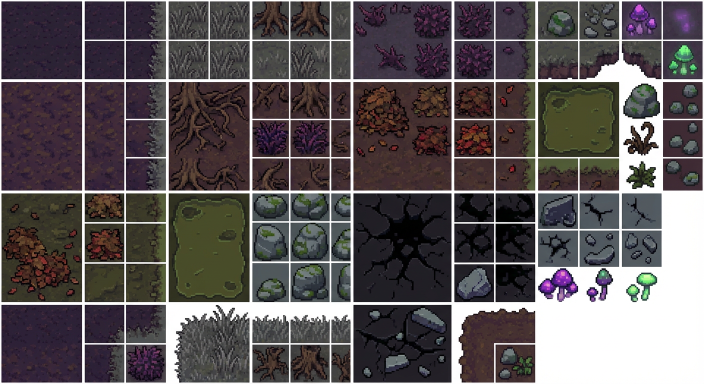
#> input picture art/runtime/environment/source/forest_tiles_sheet_v1.png, 1408 x 768 px (shown at 1/2 size)
$ python extract_forest_tiles.py
#> lines starting #> are read from the running program, lines starting #| are printed output that depends on the picture
from __future__ import annotations

import json
from pathlib import Path
from collections import deque

from PIL import Image, ImageDraw, ImageFont


ROOT = Path(__file__).resolve().parents[1]
SOURCE_PATH = ROOT / "art" / "runtime" / "environment" / "source" / "forest_tiles_sheet_v1.png"
MANIFEST_PATH = ROOT / "art" / "runtime" / "environment" / "environment_tiles_manifest.json"
PREVIEW_PATH = ROOT / "art" / "runtime" / "validation" / "forest_tiles_preview.png"

WHITE_THRESHOLD = 248
PREVIEW_COLUMNS = 4
PREVIEW_CELL = (244, 228)

SPECS = [
    {
        "name": "forest_floor_dusk_a",
        "category": "floor",
        "box": [2, 2, 163, 157],
        "inset": 1,
        "tileable_edge_band": 6,
        "transparent_bg": False,
        "trim": False,
        "usage": "base floor",
    },
    {
        "name": "forest_floor_dusk_b",
        "category": "floor",
        "box": [2, 163, 163, 219],
        "transparent_bg": False,
        "trim": False,
        "usage": "base floor",
    },
    {
        "name": "forest_patch_root_stumps_mix",
        "category": "patch",
        "box": [503, 2, 163, 157],
        "transparent_bg": False,
        "trim": False,
        "usage": "floor patch",
    },
    {
        "name": "forest_floor_twilight_a",
        "category": "floor",
        "box": [2, 609, 163, 157],
        "transparent_bg": False,
        "trim": False,
        "usage": "base floor",
    },
    {
        "name": "forest_patch_grass_dry_large",
        "category": "patch",
        "box": [335, 2, 163, 157],
        "transparent_bg": False,
        "trim": False,
        "usage": "floor patch",
    },
    {
        "name": "forest_patch_roots_large",
        "category": "patch",
        "box": [335, 163, 163, 219],
        "transparent_bg": False,
        "trim": False,
        "usage": "floor patch",
    },
    {
        "name": "forest_patch_leaf_rust_large",
        "category": "patch",
        "box": [707, 163, 198, 219],
        "transparent_bg": False,
        "trim": False,
        "usage": "floor patch",
    },
    {
        "name": "forest_patch_leaf_rust_dense",
        "category": "patch",
        "box": [2, 383, 163, 219],
        "transparent_bg": False,
        "trim": False,
        "usage": "floor patch",
    },
    {
        "name": "forest_patch_stone_crack_large",
        "category": "patch",
        "box": [707, 383, 198, 219],
        "transparent_bg": False,
        "trim": False,
        "usage": "floor patch",
    },
    {
        "name": "forest_decor_rock_moss_small",
        "category": "decor",
        "box": [1246, 167, 75, 71],
        "transparent_bg": True,
        "trim": True,
        "bg_tolerance": 18,
        "usage": "decor",
    },
    {
        "name": "forest_decor_shroom_purple_cluster",
        "category": "decor",
        "box": [1076, 535, 81, 69],
        "transparent_bg": True,
        "trim": True,
        "bg_tolerance": 18,
        "usage": "decor",
    },
    {
        "name": "forest_decor_branch_dead_small",
        "category": "decor",
        "box": [1246, 243, 72, 68],
        "transparent_bg": True,
        "trim": True,
        "bg_tolerance": 18,
        "usage": "decor",
    },
    {
        "name": "forest_decor_shrub_green_small",
        "category": "decor",
        "box": [1250, 322, 62, 57],
        "transparent_bg": True,
        "trim": True,
        "bg_tolerance": 22,
        "usage": "decor",
    },
]


def _key_white_background(image: Image.Image) -> Image.Image:
    rgba = image.convert("RGBA")
    pixels = list(rgba.getdata())
    processed = []
    for red, green, blue, alpha in pixels:
        if red >= WHITE_THRESHOLD and green >= WHITE_THRESHOLD and blue >= WHITE_THRESHOLD:
            processed.append((red, green, blue, 0))
        else:
            processed.append((red, green, blue, alpha))
    rgba.putdata(processed)
    return rgba


def _color_distance(a: tuple[int, int, int, int], b: tuple[int, int, int, int]) -> int:
    return abs(a[0] - b[0]) + abs(a[1] - b[1]) + abs(a[2] - b[2])


def _remove_corner_background(image: Image.Image, tolerance: int) -> Image.Image:
    rgba = image.convert("RGBA")
    width, height = rgba.size
    pixels = rgba.load()
    visited: set[tuple[int, int]] = set()
    seeds = [
        (0, 0),
        (width - 1, 0),
        (0, height - 1),
        (width - 1, height - 1),
    ]

    for seed_x, seed_y in seeds:
        seed_color = pixels[seed_x, seed_y]
        if seed_color[3] == 0:
            continue
        queue: deque[tuple[int, int]] = deque([(seed_x, seed_y)])
        while queue:
            x, y = queue.popleft()
            if (x, y) in visited:
                continue
            visited.add((x, y))
            color = pixels[x, y]
            if color[3] == 0 or _color_distance(color, seed_color) > tolerance:
                continue
            pixels[x, y] = (color[0], color[1], color[2], 0)
            for nx, ny in ((x + 1, y), (x - 1, y), (x, y + 1), (x, y - 1)):
                if 0 <= nx < width and 0 <= ny < height and (nx, ny) not in visited:
                    queue.append((nx, ny))

    return rgba


def _make_tileable_edges(image: Image.Image, band: int) -> Image.Image:
    rgba = image.convert("RGBA")
    pixels = rgba.load()
    width, height = rgba.size
    edge_band = min(band, width // 2, height // 2)
    if edge_band <= 0:
        return rgba

    for offset in range(edge_band):
        opposite_x = width - 1 - offset
        for y in range(height):
            left = pixels[offset, y]
            right = pixels[opposite_x, y]
            averaged = (
                (left[0] + right[0]) // 2,
                (left[1] + right[1]) // 2,
                (left[2] + right[2]) // 2,
                (left[3] + right[3]) // 2,
            )
            pixels[offset, y] = averaged
            pixels[opposite_x, y] = averaged

    for offset in range(edge_band):
        opposite_y = height - 1 - offset
        for x in range(width):
            top = pixels[x, offset]
            bottom = pixels[x, opposite_y]
            averaged = (
                (top[0] + bottom[0]) // 2,
                (top[1] + bottom[1]) // 2,
                (top[2] + bottom[2]) // 2,
                (top[3] + bottom[3]) // 2,
            )
            pixels[x, offset] = averaged
            pixels[x, opposite_y] = averaged

    return rgba


def _extract_asset(source: Image.Image, spec: dict) -> tuple[Image.Image, dict]:
    x, y, width, height = spec["box"]
    region = source.crop((x, y, x + width, y + height)).convert("RGBA")
    inset: int = int(spec.get("inset", 0))
    if inset > 0 and region.width > inset * 2 and region.height > inset * 2:
        region = region.crop((inset, inset, region.width - inset, region.height - inset))
    tileable_edge_band: int = int(spec.get("tileable_edge_band", 0))
    if tileable_edge_band > 0:
        region = _make_tileable_edges(region, tileable_edge_band)
    if spec["transparent_bg"]:
        region = _key_white_background(region)
        region = _remove_corner_background(region, spec.get("bg_tolerance", 18))
    if spec["trim"]:
        bbox = region.getbbox()
        if bbox is not None:
            region = region.crop(bbox)

    output_dir = ROOT / "art" / "runtime" / "environment" / "tiles" / spec["category"]
    output_dir.mkdir(parents=True, exist_ok=True)
    output_path = output_dir / f"{spec['name']}.png"
    region.save(output_path)

    manifest_entry = {
        "name": spec["name"],
        "category": spec["category"],
        "usage": spec["usage"],
        "source": str(SOURCE_PATH.relative_to(ROOT)).replace("\\", "/"),
        "source_rect": spec["box"],
        "inset": inset,
        "path": str(output_path.relative_to(ROOT)).replace("\\", "/"),
        "size": [region.width, region.height],
        "transparent_bg": spec["transparent_bg"],
        "trimmed": spec["trim"],
    }
    return region, manifest_entry


def _clear_generated_outputs() -> None:
    tiles_root = ROOT / "art" / "runtime" / "environment" / "tiles"
    for category in ("floor", "patch", "decor"):
        category_dir = tiles_root / category
        category_dir.mkdir(parents=True, exist_ok=True)
        for pattern in ("*.png", "*.png.import"):
            for file_path in category_dir.glob(pattern):
                file_path.unlink()


def _build_preview(entries: list[dict], images: dict[str, Image.Image]) -> None:
    PREVIEW_PATH.parent.mkdir(parents=True, exist_ok=True)
    rows = (len(entries) + PREVIEW_COLUMNS - 1) // PREVIEW_COLUMNS
    canvas = Image.new(
        "RGBA",
        (PREVIEW_COLUMNS * PREVIEW_CELL[0], rows * PREVIEW_CELL[1]),
        (18, 22, 28, 255),
    )
    draw = ImageDraw.Draw(canvas)
    font = ImageFont.load_default()

    for index, entry in enumerate(entries):
        image = images[entry["name"]]
        row = index // PREVIEW_COLUMNS
        column = index % PREVIEW_COLUMNS
        left = column * PREVIEW_CELL[0]
        top = row * PREVIEW_CELL[1]
        draw.rounded_rectangle(
            (left + 8, top + 8, left + PREVIEW_CELL[0] - 8, top + PREVIEW_CELL[1] - 8),
            radius=12,
            fill=(30, 36, 44, 255),
            outline=(76, 94, 110, 255),
            width=2,
        )
        checker_left = left + 18
        checker_top = top + 18
        checker_right = left + PREVIEW_CELL[0] - 18
        checker_bottom = top + PREVIEW_CELL[1] - 58
        _draw_checkerboard(draw, checker_left, checker_top, checker_right, checker_bottom)
        paste_x = checker_left + (checker_right - checker_left - image.width) // 2
        paste_y = checker_top + (checker_bottom - checker_top - image.height) // 2
        canvas.alpha_composite(image, (paste_x, paste_y))
        label = f"{entry['name']}\n{entry['category']}  {entry['size'][0]}x{entry['size'][1]}"
        draw.multiline_text(
            (left + 18, top + PREVIEW_CELL[1] - 48),
            label,
            font=font,
            fill=(220, 230, 236, 255),
            spacing=2,
        )

    canvas.save(PREVIEW_PATH)


def _draw_checkerboard(draw: ImageDraw.ImageDraw, left: int, top: int, right: int, bottom: int) -> None:
    square = 12
    colors = [(52, 58, 66, 255), (66, 74, 84, 255)]
    for y in range(top, bottom, square):
        for x in range(left, right, square):
            color_index = ((x - left) // square + (y - top) // square) % 2
            draw.rectangle((x, y, min(x + square, right), min(y + square, bottom)), fill=colors[color_index])


def main() -> None:
    if not SOURCE_PATH.exists():
        raise FileNotFoundError(f"Missing source sheet: {SOURCE_PATH}")

    source = Image.open(SOURCE_PATH).convert("RGBA")
    _clear_generated_outputs()
    entries = []
    images: dict[str, Image.Image] = {}
    for spec in SPECS:
        image, entry = _extract_asset(source, spec)
        entries.append(entry)
        images[entry["name"]] = image
#> this loop made 13 passes
#> bbox in _extract_asset on passes 10 to 13: (0, 0, 75, 71), (0, 0, 81, 69), (0, 0, 72, 68), (0, 0, 62, 57)
#> pass 1, in _extract_asset, `region = source.crop((x, y, x + width, y + height)).convert("RGBA")`:
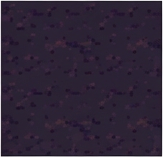
#> region: PIL image 163x157 RGBA; mean R, G, B, A 47.6, 37.3, 55.6, 255
#> pass 1, in _extract_asset, `region = region.crop((inset, inset, region.width - inset, region.heigh..`:
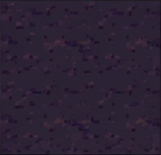
#> region: PIL image 161x155 RGBA; mean R, G, B, A 43.6, 33.1, 51.6, 255
#> pass 2, in _extract_asset (call 2), `region = source.crop((x, y, x + width, y + height)).convert("RGBA")`:
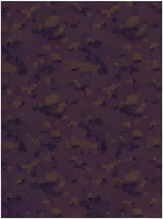
#> region: PIL image 163x219 RGBA; mean R, G, B, A 64.2, 44.3, 58.6, 255
#> after the loop, entries = 13 items; images = 13 items

    MANIFEST_PATH.write_text(json.dumps({"assets": entries}, indent=2), encoding="utf-8")
    _build_preview(entries, images)
#> in _build_preview, `rows = (len(entries) + PREVIEW_COLUMNS - 1) // PREVIEW_COLUMNS`: rows = 4
#> in _build_preview, `canvas = Image.new( "RGBA", (PREVIEW_COLUMNS * PREVIEW_CELL[0], rows *..`:
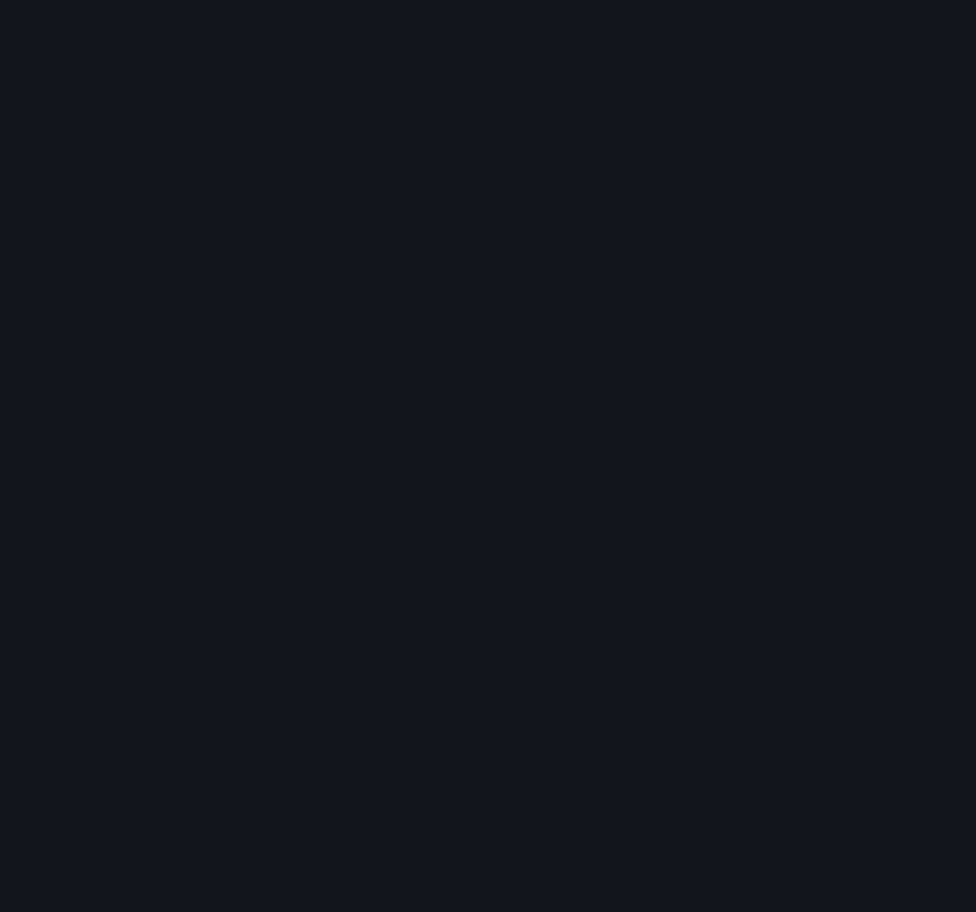
#> canvas: PIL image 976x912 RGBA; mean R, G, B, A 18, 22, 28, 255
#> the loop in _build_preview, `for index, entry in enumerate(entries):` made 13 passes
#> (row, column, left, top, checker_left, checker_top, checker_right, checker_bottom) on passes 1 to 12: (0, 0, 0, 0, 18, 18, 226, 170), (0, 1, 244, 0, 262, 18, 470, 170), (0, 2, 488, 0, 506, 18, 714, 170), (0, 3, 732, 0, 750, 18, 958, 170), (1, 0, 0, 228, 18, 246, 226, 398), (1, 1, 244, 228, 262, 246, 470, 398), (1, 2, 488, 228, 506, 246, 714, 398), (1, 3, 732, 228, 750, 246, 958, 398), (2, 0, 0, 456, 18, 474, 226, 626), (2, 1, 244, 456, 262, 474, 470, 626), (2, 2, 488, 456, 506, 474, 714, 626), (2, 3, 732, 456, 750, 474, 958, 626)
#> pass 3, in _build_preview, `image = images[entry["name"]]`:
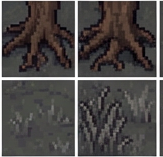
#> image: PIL image 163x157 RGBA; mean R, G, B, A 78.8, 74.8, 73.8, 255
#> after the loop in _build_preview, `for index, entry in enumerate(entries):`:
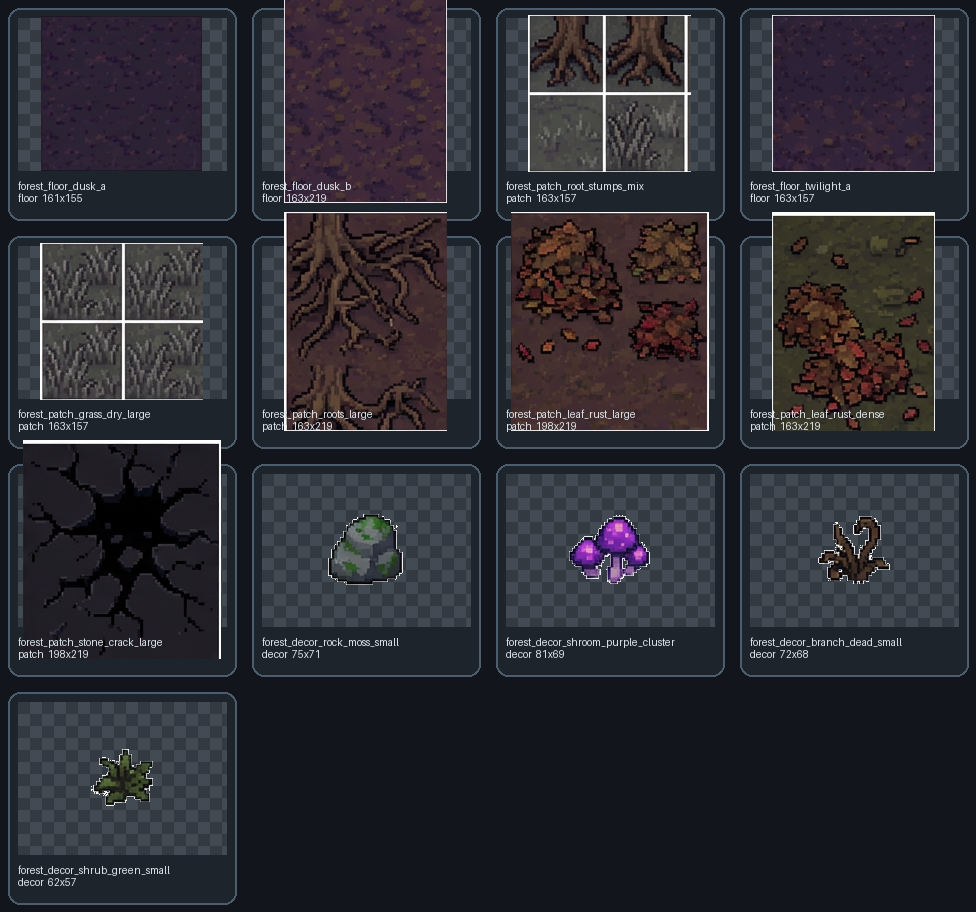
#> canvas: PIL image 976x912 RGBA; mean R, G, B, A 44.6, 44.6, 51.2, 255
#> after the loop in _build_preview, `for index, entry in enumerate(entries):`:
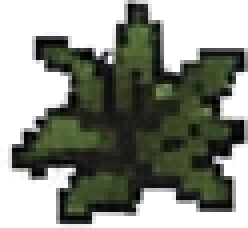
#> image: PIL image 62x57 RGBA (shown 4 times larger); mean R, G, B, A 137, 141.1, 131.4, 156.7; transparent parts drawn white
    print(f"EXTRACTED {len(entries)} assets to {MANIFEST_PATH}")
#| EXTRACTED 13 assets to art/runtime/environment/environment_tiles_manifest.json
    print(f"PREVIEW {PREVIEW_PATH}")


if __name__ == "__main__":
    main()
